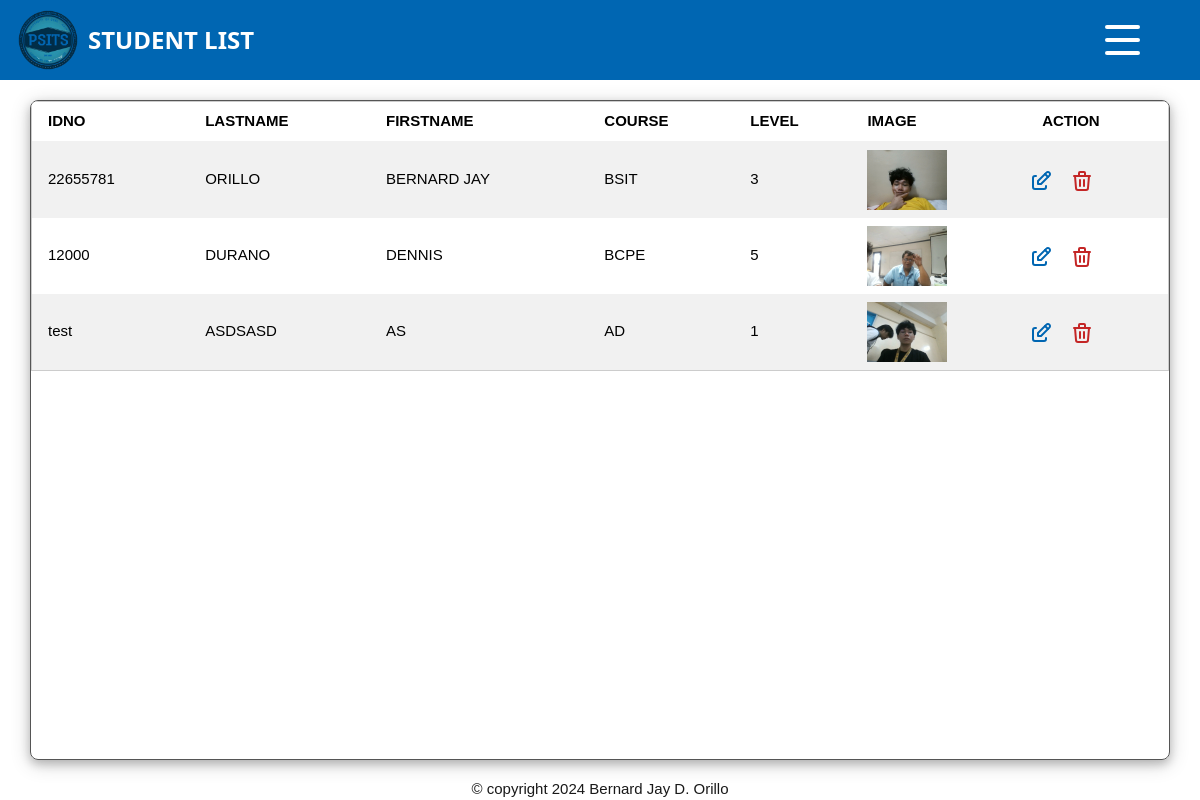
Page /list (signed in) on the earlier database version.
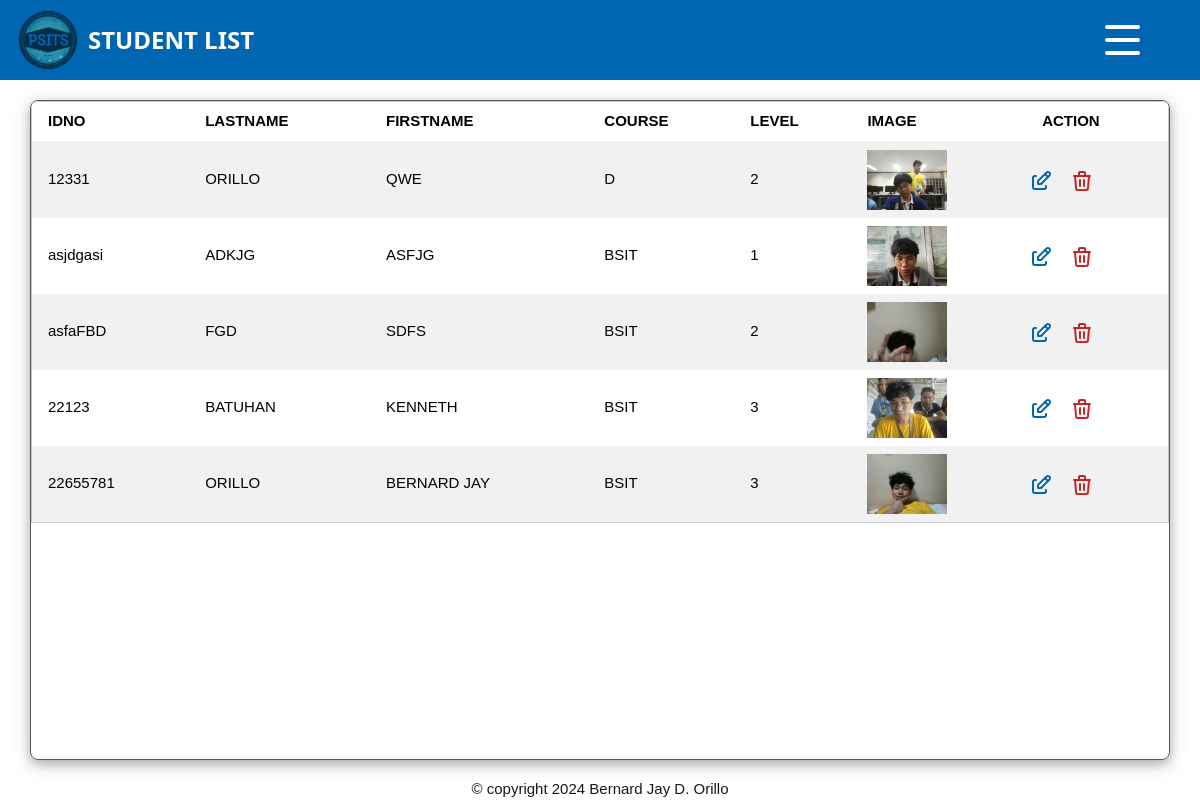
Same page on the later database version.
### tables this page shows
CREATE TABLE students
(
id integer primary key autoincrement,
idno varchar(10) unique,
lastname varchar(80),
firstname varchar(80),
course varchar(15),
level varchar(5)
, image varchar(20));

### app.py (the view)
@app.route('/list')
def list():
    if not is_logged_in():
        return redirect(url_for('admin'))
    data: list = getprocess("SELECT idno,lastname,firstname,course,level,image FROM students;")
    return render_template('list.html',students=data)

### app.py (called while the page is built)
def is_logged_in():
    return session.get('logged_in', False)

### dbhelper.py (called while the page is built)
def getprocess(sql:str)->list:
    db:object = connect(database)
    cursor:object = db.cursor()
    cursor.row_factory = Row
    cursor.execute(sql)
    data:list = cursor.fetchall()
    cursor.close()
    return data

### templates/list.html (shortened to what this page needs)
{% extends 'base.html' %}
{%block head%}
<link rel="stylesheet" href="{{ url_for('static', filename='css/index.css') }}">
<link rel="stylesheet" href="{{ url_for('static', filename='css/menu.css') }}">
<link rel="stylesheet" href="{{ url_for('static', filename='css/list.css') }}">
<link rel="stylesheet" href="{{ url_for('static', filename='css/flip.css') }}">
{%endblock%}
{%block body%}
<div class="container">
    <div class="header">
        <div class="header-box title">
            <img src="{{ url_for('static', filename='images/PSITS_LOGO2.png') }}" height="60" alt="Logo">
            <h1 class="header-title">STUDENT LIST</h1>
        </div>
        <div class="header-box button">
            <div class="icon nav-icon-5">
                <span></span>
                <span></span>
                <span></span>
            </div>
        </div>
    </div>
    <div className="content">
        <div class="student-list w3-card-4 w3-round-large">
            {% if students %}
            <table class="w3-table-all" style="border-collapse: separate;">
                <tr class="sticky-header">
                    <th>IDNO</th>
                    <th>LASTNAME</th>
                    <th>FIRSTNAME</th>
                    <th>COURSE</th>
                    <th>LEVEL</th>
                    <th>IMAGE</th>
                    <th>ACTION</th>
                </tr>
                {% for student in students %}
                <tr id="{{student.idno}}">
                    <td id="{{student.idno}}-idno">{{ student.idno }}</td>
                    <td id="{{student.idno}}-lastname">{{ student.lastname.upper() }}</td>
                    <td id="{{student.idno}}-firstname">{{ student.firstname.upper() }}</td>
                    <td id="{{student.idno}}-course">{{ student.course.upper() }}</td>
                    <td id="{{student.idno}}-level">{{ student.level }}</td>
                    <td> <img id="{{student.idno}}-image" src="{{ student.image }}" alt="Image" width="80" height="60">
                    </td>
                    <td
                        style="display: flex; flex-direction: row; align-items: center; justify-content: center; margin-left: -6.5vw; margin-top: 1.5vh;">
                        <button
                            onclick="editStudent('{{student.idno}}','{{student.lastname}}','{{student.firstname}}','{{student.course}}','{{student.level}}','{{student.image}}')"
                            class="edit">
                        </button>
        <button onclick="openDeleteModal('{{student.idno}}')" class="delete">
        </button>
        </td>
        </tr>
        {% endfor%}
        </table>
        {% else %}
        <p class="w3-center w3-display-middle w3-xxlarge w3-bold" style="font-weight: 800;">NO STUDENT FOUND</p>
        {% endif %}
    </div>
</div>
</div>
<div class=" footer">
    &copy; copyright 2024 Bernard Jay D. Orillo
</div>
{%endblock%}

### templates/base.html (shortened to what this page needs)
<!DOCTYPE html>
<html lang="en">
<head>
    <link rel="stylesheet" href="{{ url_for('static', filename='css/w3.css') }}">
    {%block head%} {%endblock%}
</head>
<body>
        {%block body%} {%endblock%}
</body>
</html>

### static/css/w3.css (style rules this page uses)
*,*:before,*:after { box-sizing:inherit }
html { -ms-text-size-adjust:100%;-webkit-text-size-adjust:100% }
body { margin:0 }
img { border-style:none }
button,input,select,textarea,optgroup { font:inherit;margin:0 }
button,input { overflow:visible }
button,select { text-transform:none }
button,[type=button],[type=reset],[type=submit] { -webkit-appearance:button }
html,body { font-family:Verdana,sans-serif;font-size:15px;line-height:1.5 }
html { overflow-x:hidden }
h1 { font-size:36px }
h1,h2,h3,h4,h5,h6 { font-family:"Segoe UI",Arial,sans-serif;font-weight:400;margin:10px 0 }
img { vertical-align:middle }
.w3-table,.w3-table-all { border-collapse:collapse;border-spacing:0;width:100%;display:table }
.w3-table-all { border:1px solid #ccc }
.w3-bordered tr,.w3-table-all tr { border-bottom:1px solid #ddd }
.w3-table-all tr:nth-child(odd) { background-color:#fff }
.w3-table-all tr:nth-child(even) { background-color:#f1f1f1 }
.w3-table td,.w3-table th,.w3-table-all td,.w3-table-all th { padding:8px 8px;display:table-cell;text-align:left;vertical-align:top }
.w3-table th:first-child,.w3-table td:first-child,.w3-table-all th:first-child,.w3-table-all td:first-child { padding-left:16px }
.w3-round-large { border-radius:8px }
.w3-card-4,.w3-hover-shadow:hover { box-shadow:0 4px 10px 0 rgba(0,0,0,0.2),0 4px 20px 0 rgba(0,0,0,0.19) }

### static/css/index.css (style rules this page uses)
body { margin: 0; }
.header-title { color: white; padding-left: 1vw; font-size: clamp(1rem, 2vw, 3rem); font-weight: bold; }
.container { display: flex; flex-direction: column; align-items: center; width: 100vw; height: 95vh; }
.header-box { display: flex; flex-direction: row; align-items: center; width: 50vw; height: 10vh; }
.button { display: flex; flex-direction: row; align-items: center; justify-content: flex-end; width: 50vw; height: 10vh; }
.title { justify-content: flex-start; padding-left: 1.5vw; }
.button { justify-content: flex-end; padding-right: 5vw; }
.header { display: flex; background-color: #0066b2; width: 100vw; height: 10vh; }
.footer { height: 2.5vh; position: fixed ; width: 100vw; display: flex; justify-content: center; align-items: center; color: #191919; bottom: 1px; }
.header h1 { color: white; padding-left: 10px; }
.sticky-header { position: sticky; top: 0; }
.sticky-header th { border-bottom: #f1f1f1 1px solid; }
.student-list { display: flex; flex-direction: column; margin-top: 2.5vh; margin-left: 1vw; margin-right: 1vw; border: #555555 1px solid; width: 95vw; overflow: auto; height: 82.5vh; }
td { vertical-align: middle !important; }

### static/css/menu.css (style rules this page uses)
.nav-icon-5 { width: 35px; height: 30px; margin: 10px 0px; position: relative; cursor: pointer; display: inline-block; }
.nav-icon-5 span { background-color:#fff; position: absolute; border-radius: 2px; transition: .3s cubic-bezier(.8, .5, .2, 1.4); width:100%; height: 4px; transition-duration: 500ms }
.nav-icon-5 span:nth-child(1) { top:0px; left: 0px; }
.nav-icon-5 span:nth-child(2) { top:13px; left: 0px; opacity:1; }
.nav-icon-5 span:nth-child(3) { bottom:0px; left: 0px; }

### static/css/list.css (style rules this page uses)
.edit { border: none; background: none; cursor: pointer; color: #0066b2; transition: 300ms; border: transparent 2px solid; padding: 5px 5px 0 5px; margin-right: .1vw; }
.delete { margin-left: .1vw; margin-right: .1vw; border: none; padding: 5px 5px 0 5px; background: none; cursor: pointer; transition: 300ms; color: rgb(196, 38, 38); border: transparent 2px solid; }

Differences in the rows shown:
removed students: idno "12000", lastname "DURANO", firstname "DENNIS", course "BCPE", level "5", idno (picture)
removed students: idno "test", lastname "ASDSASD", firstname "AS", course "AD", level "1", idno (picture)
added students: idno "12331", lastname "ORILLO", firstname "QWE", course "D", level "2", idno (picture)
added students: idno "asjdgasi", lastname "ADKJG", firstname "ASFJG", course "BSIT", level "1", idno (picture)
added students: idno "asfaFBD", lastname "FGD", firstname "SDFS", course "BSIT", level "2", idno (picture)
added students: idno "22123", lastname "BATUHAN", firstname "KENNETH", course "BSIT", level "3", idno (picture)
